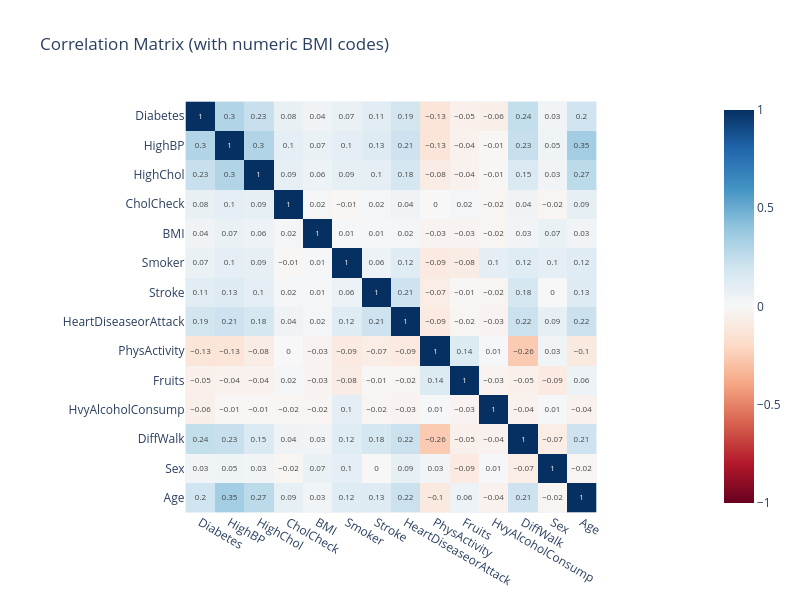

This figure's notebook cell:
### Markdown cell above
heatmap in ploty express

### Code cell
# Step 1: Convert 'BMI' column to category and then to codes
diabetes_dataset['BMI'] = diabetes_dataset['BMI'].astype('category')
diabetes_dataset['BMI'] = diabetes_dataset['BMI'].cat.codes

# Step 2: Select numeric data and compute correlation
numeric_data = diabetes_dataset.select_dtypes(include=['number'])
corr_matrix = numeric_data.corr().round(2)

# Step 3: Convert the correlation matrix to long format
corr_long = corr_matrix.reset_index().melt(id_vars='index')
corr_long.columns = ['Feature1', 'Feature2', 'Correlation']

# Step 4: Plot using Plotly Express
fig = px.imshow(
    corr_matrix,
    text_auto=True,
    color_continuous_scale='RdBu',
    zmin=-1,
    zmax=1,
    title='Correlation Matrix (with numeric BMI codes)'
)

fig.update_layout(width=800, height=600)
fig.show()

### Figure 1 — Plotly figure (JSON) as saved in the notebook; plotly's stock layout.template omitted (floating-point values rounded to 4 significant figures; data arrays with more than 128 entries replaced by an {"elided": "..."} marker saying what was removed)
{"data": [{"coloraxis": "coloraxis", "hovertemplate": "x: %{x}<br>y: %{y}<br>color: %{z}<extra></extra>", "name": "0", "texttemplate": "%{z}", "type": "heatmap", "x": ["Diabetes", "HighBP", "HighChol", "CholCheck", "BMI", "Smoker", "Stroke", "HeartDiseaseorAttack", "PhysActivity", "Fruits", "HvyAlcoholConsump", "DiffWalk", "Sex", "Age"], "xaxis": "x", "y": ["Diabetes", "HighBP", "HighChol", "CholCheck", "BMI", "Smoker", "Stroke", "HeartDiseaseorAttack", "PhysActivity", "Fruits", "HvyAlcoholConsump", "DiffWalk", "Sex", "Age"], "yaxis": "y", "z": {"elided": "14x14 float values"}}], "layout": {"coloraxis": {"cmax": 1, "cmin": -1, "colorscale": [[0, "rgb(103,0,31)"], [0.1, "rgb(178,24,43)"], [0.2, "rgb(214,96,77)"], [0.3, "rgb(244,165,130)"], [0.4, "rgb(253,219,199)"], [0.5, "rgb(247,247,247)"], [0.6, "rgb(209,229,240)"], [0.7, "rgb(146,197,222)"], [0.8, "rgb(67,147,195)"], [0.9, "rgb(33,102,172)"], [1, "rgb(5,48,97)"]]}, "height": 600, "title": {"text": "Correlation Matrix (with numeric BMI codes)"}, "width": 800, "xaxis": {"anchor": "y", "constrain": "domain", "domain": [0, 1], "scaleanchor": "y"}, "yaxis": {"anchor": "x", "autorange": "reversed", "constrain": "domain", "domain": [0, 1]}}}
